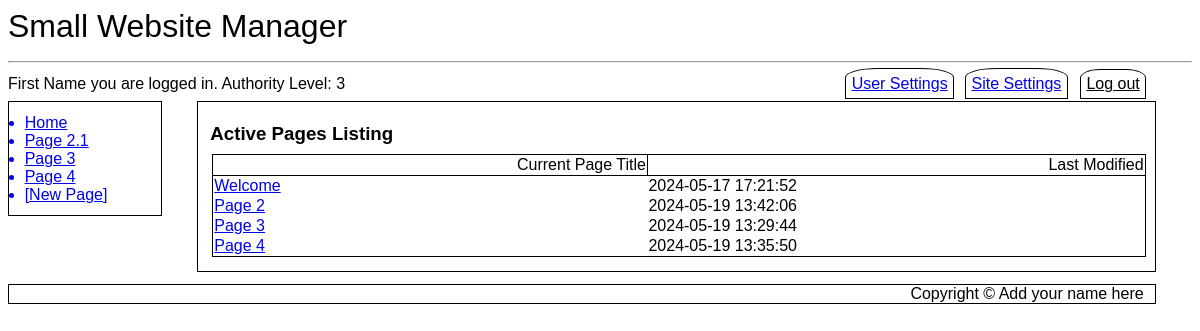
/activepagelist.php (signed in), run on the app's committed database.
### tables this page shows
CREATE TABLE `SubMenus` (
  `MenuID` int(11) NOT NULL,
  `LinkID` int(11) NOT NULL,
  `Page_ID` int(11) NOT NULL DEFAULT 0,
  `Menu_Entry` varchar(20) NOT NULL,
  `Title` varchar(500) NOT NULL,
  `Active` tinyint(1) NOT NULL DEFAULT 1
);

CREATE TABLE `Cust_Pages` (
  `Page_ID` int(11) NOT NULL,
  `Page_Iteration` int(11) NOT NULL,
  `Parent_Iteration` int(11) NOT NULL DEFAULT 0,
  `Title` text NOT NULL,
  `Body` text NOT NULL,
  `Last_Modified` datetime NOT NULL DEFAULT current_timestamp(),
  `Last_Author` int(11) NOT NULL
);

### activepagelist.php (the view, shortened to what this page needs)
<?php
include ("db_connect.inc");
include ("header.inc");
include ("navbar.inc");
echo "<article id=\"main\">";
if ( isset($_SESSION['first_name']) AND isset($_SESSION['user_name']) AND $_SESSION['auth_lev']==3 ) {
	echo "<h3>Active Pages Listing</h3>";
	echo "<table class='news'>\r\n";
	echo "<tr><th>Current Page Title</th><th>Last Modified</th></tr>";
	$query = "SELECT Cust_Pages.Title, Cust_Pages.Page_ID, Cust_Pages.Last_Modified FROM Cust_Pages INNER JOIN Cust_Pages_DATA ON Cust_Pages_DATA.Page_ID=Cust_Pages.Page_ID AND Cust_Pages_DATA.Page_Iteration=Cust_Pages.Page_Iteration WHERE Cust_Pages_DATA.Active=1;";
	$result = mysqli_query($cxn,$query) or die ("Couldn't execute query.");
	while($row = mysqli_fetch_assoc($result))
	{
		echo "<tr><td><a href=\"pagehistory.php?pageID={$row['Page_ID']}\">{$row['Title']}</a></td><td>{$row['Last_Modified']}</td></tr>";
	}
	echo  "</table>\r\n";
} else {
	echo "<div class=\"error\">Restricted Area. You need administrative priviledges to access this page.</div>";
}
echo "</article>";
include ("footer.inc");
?>

### navbar.inc
<nav id="vnav1">
<?php
$query = "SELECT Menu_Entry, Title FROM SubMenus WHERE MenuID='1' AND Active=1 ORDER BY LinkID ASC LIMIT 10";
$result = mysqli_query($cxn,$query) or die ("Couldn't execute query.");
while($row = mysqli_fetch_assoc($result))
{
	$menuEntry = $row['Menu_Entry'];
	$pageTitle = $row['Title'];
	$pageTitle = preg_replace('/ /', '_', $pageTitle);
	echo "<a href='$pageTitle'>$menuEntry</a>\r\n";
}
if ($_SESSION['auth_lev'] == 3 AND isset($_SESSION['first_name']) AND isset($_SESSION['user_name']) ) {
	echo "<a class='newpage' href='newpage.php'>[New Page]</a>\r\n";
}
?>
</nav>

### desktop.css (style rules this page uses)
* { font-family: Arial, sans-serif; box-sizing: border-box; }
h1, h2, h3 { padding: 0%; margin-top: 1%; margin-bottom: 1%; }
article#main { margin-left:16%; width: 81%; float:none; border: 1px solid black; padding: 1%; }
nav#vnav1 { width:13%; float:left; border: 1px solid black; padding: 1%; clear: both; margin-top: 0%; }
nav#vnav1 a { display: list-item; list-style-type: disc; margin-left: 3%; }
table.news { border: 1px solid black; width: 100%; margin: 2px; margin-bottom: 5px; padding: 10px; border-collapse: collapse; text-align: left; border: 1px solid black; margin: 2px; }
th { border: 1px solid black; font-weight: normal; text-align: right; }

### data on the page
submenus: Menu_Entry "Home"
submenus: Menu_Entry "Page 2.1"
submenus: Menu_Entry "Page 3"
submenus: Menu_Entry "Page 4"
cust_pages: Title "Welcome", Last_Modified "2024-05-17 17:21:52"
cust_pages: Title "Page 2", Last_Modified "2024-05-19 13:42:06"
cust_pages: Title "Page 3", Last_Modified "2024-05-19 13:29:44"
cust_pages: Title "Page 4", Last_Modified "2024-05-19 13:35:50"

### other printed values
$websiteName "Small Website Manager"
$_SESSION['first_name'] "First Name"
$_SESSION['auth_lev'] "3"
